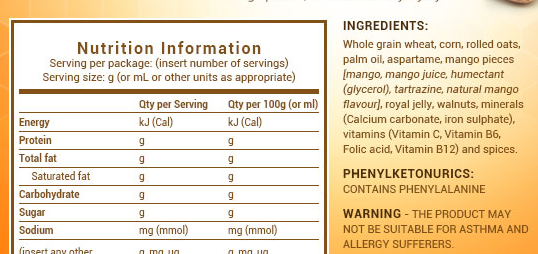
#> input picture Backend/uploads/image-1698216813697.png, 538 x 254 px, found by its file name; its folder holds only this picture in this run
$ python model.py
#> lines starting #> are read from the running program, lines starting #| are printed output that depends on the picture
import cv2
import pytesseract
import os

folder_path = os.path.abspath('uploads')

file_name = ''
if os.path.exists(folder_path):
    files = os.listdir(folder_path)
    if len(files) == 1 and os.path.isfile(os.path.join(folder_path, files[0])):
        file_name = files[0]
    else:
        if len(files) == 0:
            print(f"No files found in the folder.")
        else:
            print(f"There are multiple files in the folder. Unable to determine the single file.")
else:
    print(f"The folder '{folder_path}' does not exist.")

image_path = os.path.join(folder_path, file_name)

if os.path.isfile(image_path):
    image = cv2.imread(image_path)
#> image is the input picture: shape (254, 538, 3); mean B, G, R 189.9, 219.4, 237.3
    if image is not None:
        gray = cv2.cvtColor(image, cv2.COLOR_BGR2GRAY)
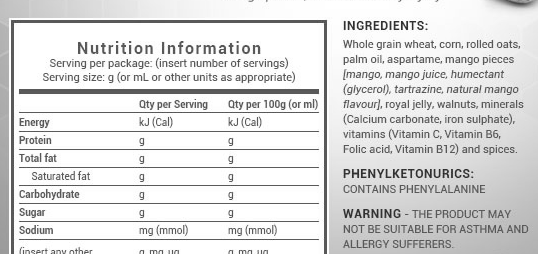
#> gray: shape (254, 538); min 33, max 255, mean 221.4
#> (the run stopped early here; a loop or call above may not have finished)
